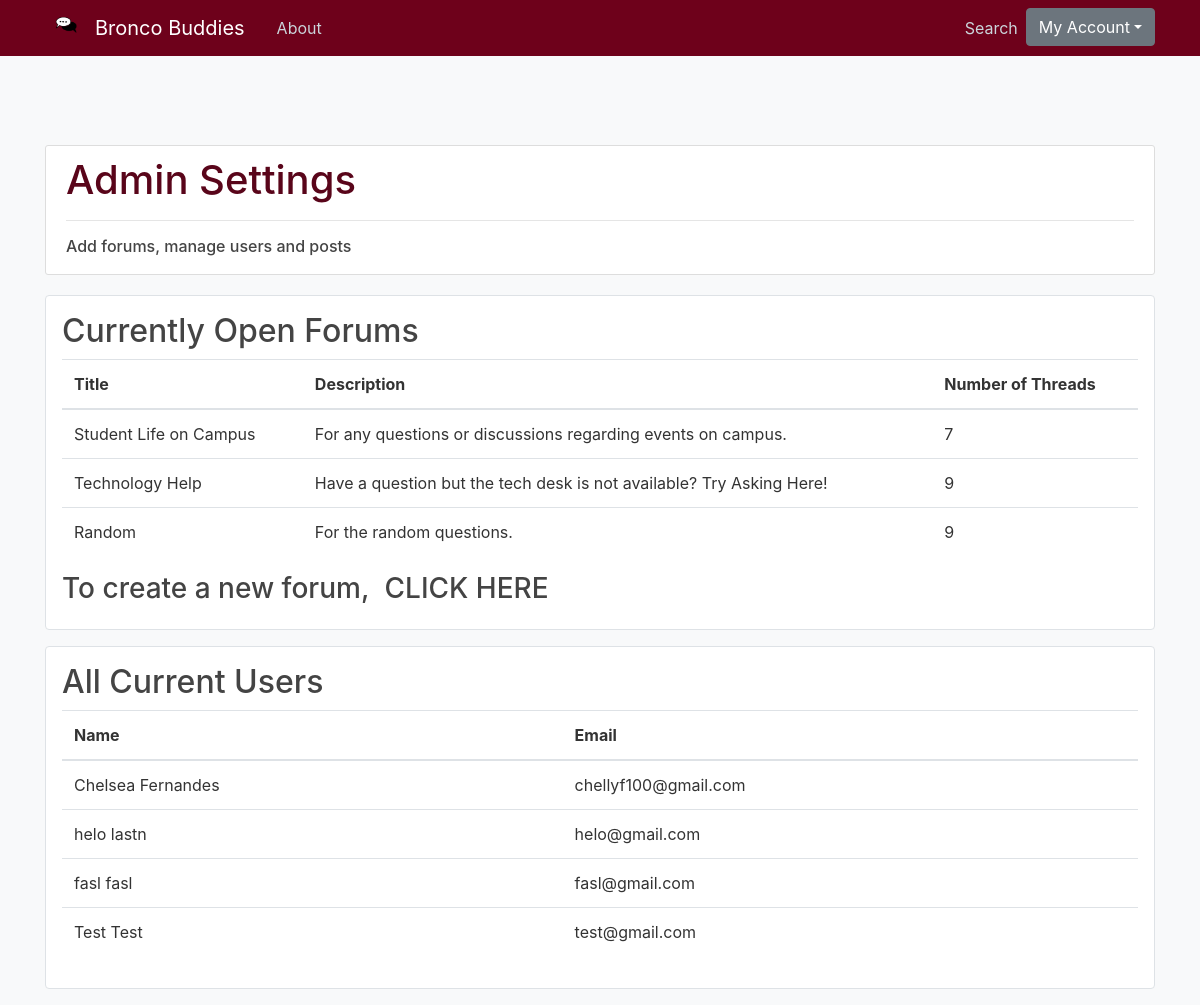
Screenshot of /admin (signed in) with the database file from the repository.
### bronco_buddies/models.py (models this page shows, shortened)
class Forum(db.Model, UserMixin):
    id = db.Column(db.Integer, primary_key=True)
    numThreads = db.Column(db.Integer, default=0)
    title = db.Column(db.String(100), nullable=False)
    description = db.Column(db.Text(500), nullable=False)
    threads = db.relationship('Thread', backref='ForumType')

class User(db.Model, UserMixin):
    id = db.Column(db.Integer, primary_key=True)
    firstname = db.Column(db.String(40), nullable=False)
    lastname = db.Column(db.String(40))
    email = db.Column(db.String(120), unique=True, nullable=False)
    password = db.Column(db.String(60), nullable=False)
    threads = db.relationship('Thread', backref='owner')

### bronco_buddies/routes.py (the view)
@app.route("/admin")
@login_required
def admin():
    users = User.query.all()
    forums = Forum.query.all()
    return render_template('adminSettings.html', title='Admin Settings', users=users, forums=forums)

### bronco_buddies/models.py (called while the page is built)
@login_manager.user_loader
def load_user(user_id):
    return User.query.get(int(user_id))

### bronco_buddies/templates/adminSettings.html
{%extends "layout.html" %}
{% block content %}
<body class="bg-light">
	<div class="content-section">
		<h1>Admin Settings</h1>
		<hr>
		<h6>Add forums, manage users and posts</h6>
	</div>
	<div class="my-3 p-3 bg-white rounded border shadow-sm">
		<h2>Currently Open Forums</h2>
		<table class="table" id="thread_container">
				<thead>
					<tr>
						<th scope="col">Title</th>
						<th scope="col">Description</th>
						<th scope="col">Number of Threads</th>
					</tr>
				</thead>
				<tbody>
					{% for forum in forums %}
						<tr>
						<td>{{forum.title}}</td>
						<td>{{forum.description}}</td>
						<td>{{forum.numThreads}}</td>
						</tr>
					{% endfor %}
				</tbody>
		</table>
		<h3>To create a new forum, <a class="ml-2" href="{{ url_for('add_forum') }}">CLICK HERE</a></h3>
	</div>
	<div class="my-3 p-3 bg-white rounded border shadow-sm">
		<h2>All Current Users</h2>
		<table class="table" id="thread_container">
				<thead>
					<tr>
						<th scope="col">Name</th>
						<th scope="col">Email</th>
					</tr>
				</thead>
				<tbody>
					{% for user in users %}
						<tr>
						<td>{{user.firstname}} {{user.lastname}}</td>
						<td>{{user.email}}</td>
						</tr>
					{% endfor %}
				</tbody>
		</table>
	</div>
</body>
{% endblock content%}

### bronco_buddies/templates/layout.html (shortened to what this page needs)
<!DOCTYPE html>
<html>
<head>
	<link rel="stylesheet" href="https://maxcdn.bootstrapcdn.com/bootstrap/4.0.0/css/bootstrap.min.css">
	<link rel="stylesheet" type="text/css" href="{{ url_for('static', filename='main.css') }}">
	</head>
	<body>
		<header class="site-header">
			<nav class="navbar navbar-expand-md navbar-dark bg-steel fixed-top">
				<div class="container">
					<img src="/static/images/chatLogo.jpg" alt="Logo" style="width:50px;height:32px;">
					<a class="navbar-brand mr-4" href="{{ url_for('landingPage') }}">Bronco Buddies</a>
					<div class="collapse navbar-collapse" id="navbarToggle">
						<div class="navbar-nav mr-auto">
							<a class="nav-item nav-link" href="{{ url_for('about') }}">About</a>
						</div>
						<div class="navbar-nav">
							{% if current_user.is_authenticated %}
							<a class="nav-item nav-link" href="{{ url_for('home') }}">Search</a>
							<div class="dropdown">
								<button class="btn btn-secondary dropdown-toggle" type="button" id="dropdownMenuButton" data-toggle="dropdown" aria-haspopup="true" aria-expanded="false">My Account</button>
							</div>
							{% else %}
							<a class="nav-item nav-link" href="{{ url_for('login') }}">Login</a>
							<a class="nav-item nav-link" href="{{ url_for('register') }}">Register</a>
							{% endif %}
						</div>
					</div>
				</div>
			</nav>
		</header>
		<div class="container">
			{% block content %}{% endblock %}
		</div>
	</body>
	</html>

### bronco_buddies/static/main.css (style rules this page uses)
body { background: bg-light; color: #333333; margin-top: 5rem; }
h1 { color: #59051a; }
h2, h3, h4, h5, h6 { color: #444444; }
.bg-steel { background-color: #6e011b; }
.site-header .navbar-nav .nav-link { color: #cbd5db; }
.content-section { background: #ffffff; padding: 10px 20px; border: 1px solid #dddddd; border-radius: 3px; margin-bottom: 20px; }
a:link { color: #444444; }

### bronco_buddies/templates/layout.html (style rules this page uses)
body { background-color: white; padding-top: 65px; }

### rows the page displays
Forum: title "Student Life on Campus", description "For any questions or discussions regarding events on campus.", numThreads "7"
Forum: title "Technology Help", description "Have a question but the tech desk is not available? Try Asking Here!", numThreads "9"
Forum: title "Random", description "For the random questions.", numThreads "9"
User: firstname "Chelsea", lastname "Fernandes", email "chellyf100@gmail.com"
User: firstname "helo", lastname "lastn", email "helo@gmail.com"
User: firstname "fasl", lastname "fasl", email "fasl@gmail.com"
User: firstname "Test", lastname "Test", email "test@gmail.com"
